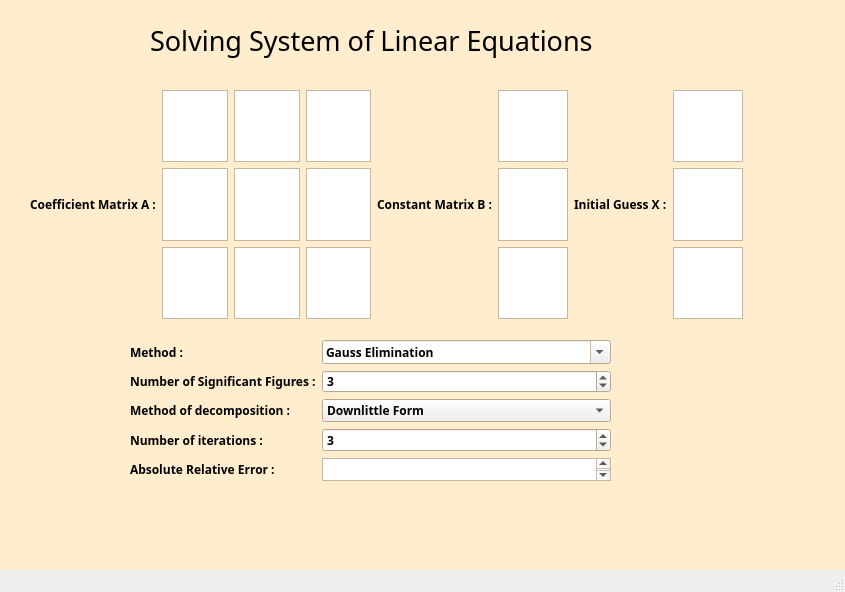
<?xml version="1.0" encoding="UTF-8"?>
<ui version="4.0">
 <class>MainWindow</class>
 <widget class="QMainWindow" name="MainWindow">
  <property name="geometry">
   <rect>
    <x>0</x>
    <y>0</y>
    <width>845</width>
    <height>592</height>
   </rect>
  </property>
  <property name="font">
   <font>
    <family>Sitka Text</family>
    <weight>75</weight>
    <bold>true</bold>
   </font>
  </property>
  <property name="windowTitle">
   <string>MainWindow</string>
  </property>
  <widget class="QWidget" name="centralwidget">
   <widget class="QFrame" name="frame">
    <property name="geometry">
     <rect>
      <x>-20</x>
      <y>-10</y>
      <width>871</width>
      <height>611</height>
     </rect>
    </property>
    <property name="palette">
     <palette>
      <active>
       <colorrole role="Base">
        <brush brushstyle="SolidPattern">
         <color alpha="255">
          <red>255</red>
          <green>255</green>
          <blue>255</blue>
         </color>
        </brush>
       </colorrole>
       <colorrole role="Window">
        <brush brushstyle="SolidPattern">
         <color alpha="255">
          <red>255</red>
          <green>237</green>
          <blue>206</blue>
         </color>
        </brush>
       </colorrole>
      </active>
      <inactive>
       <colorrole role="Base">
        <brush brushstyle="SolidPattern">
         <color alpha="255">
          <red>255</red>
          <green>255</green>
          <blue>255</blue>
         </color>
        </brush>
       </colorrole>
       <colorrole role="Window">
        <brush brushstyle="SolidPattern">
         <color alpha="255">
          <red>255</red>
          <green>237</green>
          <blue>206</blue>
         </color>
        </brush>
       </colorrole>
      </inactive>
      <disabled>
       <colorrole role="Base">
        <brush brushstyle="SolidPattern">
         <color alpha="255">
          <red>255</red>
          <green>237</green>
          <blue>206</blue>
         </color>
        </brush>
       </colorrole>
       <colorrole role="Window">
        <brush brushstyle="SolidPattern">
         <color alpha="255">
          <red>255</red>
          <green>237</green>
          <blue>206</blue>
         </color>
        </brush>
       </colorrole>
      </disabled>
     </palette>
    </property>
    <property name="autoFillBackground">
     <bool>true</bool>
    </property>
    <property name="frameShape">
     <enum>QFrame::StyledPanel</enum>
    </property>
    <property name="frameShadow">
     <enum>QFrame::Raised</enum>
    </property>
    <widget class="QWidget" name="horizontalLayoutWidget">
     <property name="geometry">
      <rect>
       <x>50</x>
       <y>100</y>
       <width>713</width>
       <height>229</height>
      </rect>
     </property>
     <layout class="QHBoxLayout" name="MatricesGrid">
      <property name="sizeConstraint">
       <enum>QLayout::SetNoConstraint</enum>
      </property>
      <item>
       <widget class="QLabel" name="matrixA_label">
        <property name="text">
         <string>Coefficient Matrix A :</string>
        </property>
       </widget>
      </item>
      <item>
       <layout class="QGridLayout" name="MatrixAGrid">
        <item row="0" column="0">
         <widget class="QTextEdit" name="A00"/>
        </item>
        <item row="2" column="0">
         <widget class="QTextEdit" name="A20"/>
        </item>
        <item row="1" column="1">
         <widget class="QTextEdit" name="A11"/>
        </item>
        <item row="1" column="2">
         <widget class="QTextEdit" name="A12"/>
        </item>
        <item row="0" column="2">
         <widget class="QTextEdit" name="A02"/>
        </item>
        <item row="0" column="1">
         <widget class="QTextEdit" name="A01"/>
        </item>
        <item row="2" column="1">
         <widget class="QTextEdit" name="A21"/>
        </item>
        <item row="1" column="0">
         <widget class="QTextEdit" name="A10"/>
        </item>
        <item row="2" column="2">
         <widget class="QTextEdit" name="A22"/>
        </item>
       </layout>
      </item>
      <item>
       <widget class="QLabel" name="matrixB_label">
        <property name="text">
         <string>Constant Matrix B :</string>
        </property>
       </widget>
      </item>
      <item>
       <layout class="QVBoxLayout" name="MatrixB_grid">
        <item>
         <widget class="QTextEdit" name="B0"/>
        </item>
        <item>
         <widget class="QTextEdit" name="B1"/>
        </item>
        <item>
         <widget class="QTextEdit" name="B2"/>
        </item>
       </layout>
      </item>
      <item>
       <widget class="QLabel" name="matrixX_label">
        <property name="text">
         <string>Initial Guess X :</string>
        </property>
       </widget>
      </item>
      <item>
       <layout class="QVBoxLayout" name="MatrixX_grid">
        <item>
         <widget class="QTextEdit" name="X0"/>
        </item>
        <item>
         <widget class="QTextEdit" name="X1"/>
        </item>
        <item>
         <widget class="QTextEdit" name="X2"/>
        </item>
       </layout>
      </item>
     </layout>
    </widget>
    <widget class="QLabel" name="label_3">
     <property name="geometry">
      <rect>
       <x>170</x>
       <y>20</y>
       <width>481</width>
       <height>61</height>
      </rect>
     </property>
     <property name="font">
      <font>
       <family>Yu Gothic</family>
       <pointsize>20</pointsize>
       <weight>50</weight>
       <bold>false</bold>
      </font>
     </property>
     <property name="text">
      <string>Solving System of Linear Equations</string>
     </property>
    </widget>
    <widget class="QWidget" name="gridLayoutWidget_2">
     <property name="geometry">
      <rect>
       <x>150</x>
       <y>350</y>
       <width>481</width>
       <height>141</height>
      </rect>
     </property>
     <layout class="QGridLayout" name="toolsGrid">
      <item row="0" column="1">
       <widget class="QComboBox" name="method_combo">
        <property name="editable">
         <bool>true</bool>
        </property>
        <property name="currentText">
         <string>Gauss Elimination</string>
        </property>
        <property name="modelColumn">
         <number>0</number>
        </property>
        <item>
         <property name="text">
          <string>Gauss Elimination</string>
         </property>
        </item>
        <item>
         <property name="text">
          <string>Gaus Jordan Elimination using pivoting</string>
         </property>
        </item>
        <item>
         <property name="text">
          <string>Gauss Jordan</string>
         </property>
        </item>
        <item>
         <property name="text">
          <string>LU Decompostion</string>
         </property>
        </item>
        <item>
         <property name="text">
          <string>Gauss Siedel</string>
         </property>
        </item>
        <item>
         <property name="text">
          <string>Jacobi Iteration</string>
         </property>
        </item>
       </widget>
      </item>
      <item row="4" column="1">
       <widget class="QComboBox" name="decomposition_method_combo">
        <item>
         <property name="text">
          <string>Downlittle Form</string>
         </property>
        </item>
        <item>
         <property name="text">
          <string>Crout Form</string>
         </property>
        </item>
        <item>
         <property name="text">
          <string>Cholesky Form</string>
         </property>
        </item>
       </widget>
      </item>
      <item row="5" column="0">
       <widget class="QLabel" name="iterations_number_label">
        <property name="text">
         <string>Number of iterations :</string>
        </property>
       </widget>
      </item>
      <item row="0" column="0">
       <widget class="QLabel" name="methods_label">
        <property name="text">
         <string>Method :</string>
        </property>
       </widget>
      </item>
      <item row="6" column="0">
       <widget class="QLabel" name="label">
        <property name="text">
         <string>Absolute Relative Error :</string>
        </property>
       </widget>
      </item>
      <item row="4" column="0">
       <widget class="QLabel" name="paremters_label">
        <property name="text">
         <string>Method of decomposition :</string>
        </property>
       </widget>
      </item>
      <item row="5" column="1">
       <widget class="QSpinBox" name="iterations_number">
        <property name="value">
         <number>3</number>
        </property>
       </widget>
      </item>
      <item row="6" column="1">
       <widget class="QTextEdit" name="textEdit"/>
      </item>
      <item row="3" column="0">
       <widget class="QLabel" name="label_2">
        <property name="text">
         <string>Number of Significant Figures :</string>
        </property>
       </widget>
      </item>
      <item row="3" column="1">
       <widget class="QSpinBox" name="spinBox">
        <property name="value">
         <number>3</number>
        </property>
       </widget>
      </item>
     </layout>
    </widget>
   </widget>
  </widget>
  <widget class="QMenuBar" name="menubar">
   <property name="geometry">
    <rect>
     <x>0</x>
     <y>0</y>
     <width>845</width>
     <height>24</height>
    </rect>
   </property>
  </widget>
  <widget class="QStatusBar" name="statusbar"/>
 </widget>
 <resources/>
 <connections/>
</ui>
